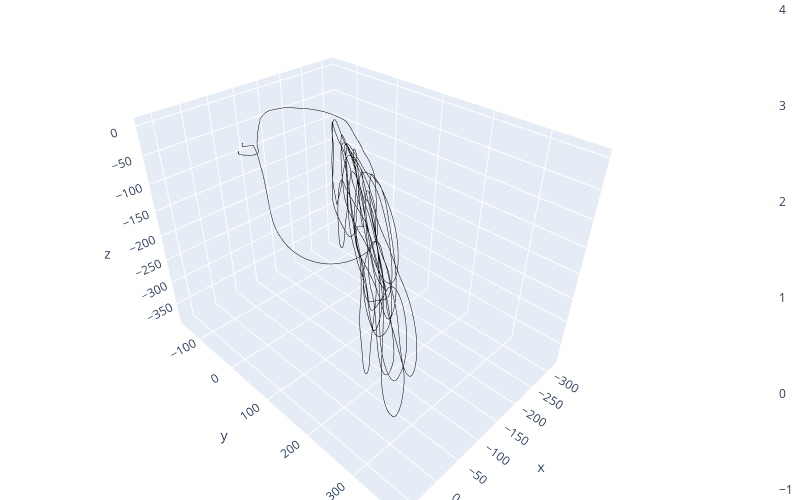

The notebook cell this image was saved under:
### Markdown cell above
I like to use plotly for figures. Information on how to set it up for JupyterLab is here: https://plotly.com/python/getting-started/#jupyterlab-support-python-35

Below are a few functions to hold some boilerplate associated with making graphs

### Code cell
import plotly.graph_objects as go

def plot2d(datax, datay, colour='black', width=1, fig=None, name=None):
    if not fig:
        fig=go.Figure()
    fig.add_trace(go.Scatter(x=datax, y=datay, name=name, line=dict(color=colour, width=width)))
    fig.update_layout(width = 800, height = 500, margin=dict(l=20, r=20, t=20, b=20),)
    fig.update_yaxes(scaleanchor = "x",scaleratio = 1)
    return fig

def plot3d(datax, datay, dataz, colour='black',fig=None, width=1):
    if not fig:
        fig=go.Figure()
    fig.add_trace(go.Scatter3d(x=datax, y=datay, z=dataz, line=dict(color=colour, width=width, showscale=True),
        mode = 'lines'))
    fig.update_layout(width = 800, height = 500, margin=dict(l=0, r=0, t=0, b=0))


    fig.update_yaxes(scaleanchor = "x",scaleratio = 1)
    return fig

plot3d(*bin.read_field_tuples(Fields.POSITION)).show()

### Figure 1 — Plotly figure (JSON) as saved in the notebook; plotly's stock layout.template omitted (floating-point values rounded to 4 significant figures; data arrays with more than 128 entries replaced by an {"elided": "..."} marker saying what was removed)
{"data": [{"line": {"color": "black", "showscale": true, "width": 1}, "mode": "lines", "type": "scatter3d", "x": {"elided": "6099 float values"}, "y": {"elided": "6099 float values"}, "z": {"elided": "6099 float values"}}], "layout": {"height": 500, "margin": {"b": 0, "l": 0, "r": 0, "t": 0}, "width": 800, "yaxis": {"scaleanchor": "x", "scaleratio": 1}}}
